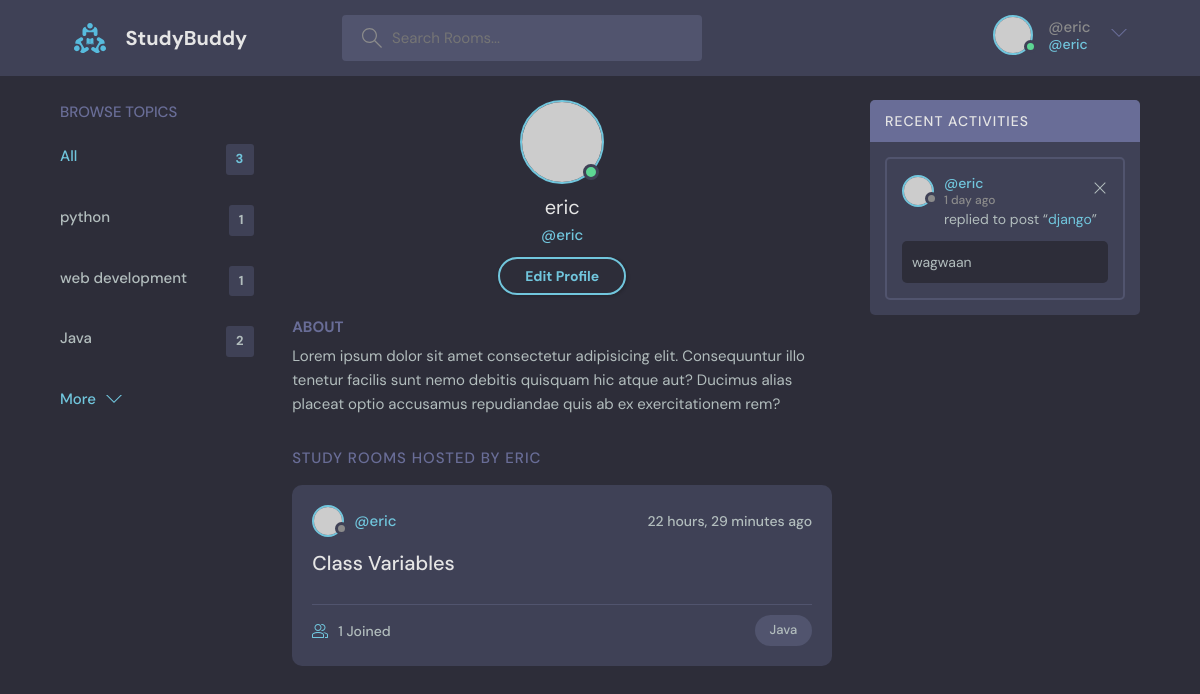
Screenshot of /profile/3 (signed in) with the database file from the repository.
### base/models.py (models this page shows, shortened)
class Topic(models.Model):
    name= models.CharField(max_length=200)

class Room(models.Model):
    host = models.ForeignKey(User, on_delete=models.SET_NULL, null=True)
    topic = models.ForeignKey(Topic, on_delete=models.SET_NULL, null=True)
    name = models.CharField(max_length=200)
    description = models.TextField(null=True, blank=True)
    participants = models.ManyToManyField(
        User, related_name='participants', blank=True)
    updated = models.DateTimeField(auto_now=True)
    created = models.DateTimeField(auto_now_add=True)
    class Meta:
        ordering = ['-updated', '-created']
    def __str__(self):
        return self.name

class Message(models.Model):
    user = models.ForeignKey(User, on_delete=models.CASCADE)
    room = models.ForeignKey(Room, on_delete=models.CASCADE)
    body = models.TextField()
    updated = models.DateTimeField(auto_now=True)
    created = models.DateTimeField(auto_now_add=True)
    class Meta:
        ordering = ['-updated', '-created']

### base/views.py (the view)
# urls.py: path('profile/<str:pk>', views.userProfile, name="user-profile"),
def userProfile(request, pk):
    user = User.objects.get(id=pk)
    rooms = user.room_set.all()
    room_messages = user.message_set.all()
    topics = Topic.objects.all()
    context = {'user':user, 'rooms':rooms, 'room_messages':room_messages, 'topics':topics}
    return render(request, 'base/profile.html', context)

### base/templates/base/profile.html
{% extends 'main.html'%}
{% block content %}
<main class="profile-page layout layout--3">
  <div class="container">
    {% include 'base/topics_component.html' %}
    <div class="roomList">
      <div class="profile">
        <div class="profile__avatar">
          <div class="avatar avatar--large active">
            <img src="https://randomuser.me/api/portraits/men/11.jpg" />
          </div>
        </div>
        <div class="profile__info">
          <h3>{{user.username}}</h3>
          <p>@{{user.username}}</p>
          <a href="edit-user.html" class="btn btn--main btn--pill">Edit Profile</a>
        </div>
        <div class="profile__about">
          <h3>About</h3>
          <p>
            Lorem ipsum dolor sit amet consectetur adipisicing elit. Consequuntur illo tenetur
            facilis sunt nemo debitis quisquam hic atque aut? Ducimus alias placeat optio
            accusamus repudiandae quis ab ex exercitationem rem?
          </p>
        </div>
      </div>
      <div class="roomList__header">
        <div>
          <h2>Study Rooms Hosted by {{user.username}} </a>
          </h2>
        </div>
      </div>
      {% include 'base/feed_component.html' %}
    </div>
    {% include 'base/activity_component.html' %}
  </div>
</main>
{% endblock content %}

### templates/navbar.html (shortened to what this page needs)
{% load static %}
<header class="header header--loggedIn">
    <div class="container">
        <a href="{% url 'home' %}" class="header__logo">
            <img src="{% static 'images/logo.svg' %}" />
            <h1>StudyBuddy</h1>
        </a>
        <form class="header__search" method="GET" action="{% url 'home' %}">
            <label>
                <input type="text" name="q" placeholder="Search Rooms..." />
            </label>
        </form>
        <nav class="header__menu">
            {% if request.user.is_authenticated %}
            <div class="header__user">
                <a href="profile.html">
                    <div class="avatar avatar--medium active">
                        <img src="https://randomuser.me/api/portraits/men/37.jpg" />
                    </div>
                    <p>@{{request.user.username}}<span>@{{request.user.username}}</span></p>
                </a>
                <button class="dropdown-button">
                    <svg version="1.1" xmlns="http://www.w3.org/2000/svg" width="32" height="32" viewBox="0 0 32 32">
                        <title>chevron-down</title>
                        <path d="M16 21l-13-13h-3l16 16 16-16h-3l-13 13z"></path>
                    </svg>
                </button>
            </div>
            {% else %}
            <a href="{% url 'login' %}">
                <img src="{% static 'images/avatar.svg' %}" />
                <p>Login</p>
            </a>
            {% endif %}
        </nav>
    </div>
</header>

### base/templates/base/topics_component.html
<div class="topics">
    <div class="topics__header">
        <h2>Browse Topics</h2>
    </div>
    <ul class="topics__list">
        <li>
            <a href="{% url 'home' %}" class="active">All <span>{{topics.count}}</span></a>
        </li>
        {% for topic in topics %}
        <li>
            <a href="{% url 'home' %}?q={{topic.name}}">{{topic.name}}<span>{{topic.room_set.all.count}}</span></a>
        </li>
        {% endfor %}
    </ul>
    <a class="btn btn--link" href="topics.html">
        More
        <svg version="1.1" xmlns="http://www.w3.org/2000/svg" width="32" height="32" viewBox="0 0 32 32">
            <title>chevron-down</title>
            <path d="M16 21l-13-13h-3l16 16 16-16h-3l-13 13z"></path>
        </svg>
    </a>
</div>

### base/templates/base/feed_component.html (shortened to what this page needs)
{% for room in rooms %}
<div class="roomListRoom">
    <div class="roomListRoom__header">
        <a href="{% url 'user-profile' room.host.id %}" class="roomListRoom__author">
            <div class="avatar avatar--small">
                <img src="https://randomuser.me/api/portraits/women/11.jpg" />
            </div>
            <span>@{{room.host.username}}</span>
        </a>
        <div class="roomListRoom__actions">
            <span>{{room.created|timesince}} ago</span>
        </div>
    </div>
    <div class="roomListRoom__content">
        <a href="{% url 'room' room.id %}">{{room.name}}</a>
    </div>
    <div class="roomListRoom__meta">
        <a href="room.html" class="roomListRoom__joined">
            {{room.participants.all.count}} Joined
        </a>
        <p class="roomListRoom__topic">{{room.topic.name}}</p>
    </div>
</div>
{% endfor%}

### base/templates/base/activity_component.html
<div class="activities">
    <div class="activities__header">
        <h2>Recent Activities</h2>
    </div>
    {% for message in room_messages %}
    <div class="activities__box">
        <div class="activities__boxHeader roomListRoom__header">
            <a href="{% url 'user-profile' message.user.id %}" class="roomListRoom__author">
                <div class="avatar avatar--small">
                    <img src="https://randomuser.me/api/portraits/women/11.jpg" />
                </div>
                <p>
                    @{{message.user}}
                    <span>{{message.created|timesince}} ago</span>
                </p>
            </a>
            {% if request.user == message.user %}
            <div class="roomListRoom__actions">
                <a href="{% url 'delete-message' message.id %}">
                    <svg version="1.1" xmlns="http://www.w3.org/2000/svg" width="32" height="32" viewBox="0 0 32 32">
                        <title>remove</title>
                        <path
                            d="M27.314 6.019l-1.333-1.333-9.98 9.981-9.981-9.981-1.333 1.333 9.981 9.981-9.981 9.98 1.333 1.333 9.981-9.98 9.98 9.98 1.333-1.333-9.98-9.98 9.98-9.981z">
                        </path>
                    </svg>
                </a>
            </div>
            {% endif %}
        </div>
        <div class="activities__boxContent">
            <p>replied to post “<a href="{% url 'room' message.room.id %}">{{message.room}}</a>”</p>
            <div class="activities__boxRoomContent">
                {{message.body}}
            </div>
        </div>
    </div>
    {% endfor %}
</div>

### rows the page displays
Topic: name "python", room_set.all.count "1"
Topic: name "web development", room_set.all.count "1"
Topic: name "Java", room_set.all.count "2"
Room: host.username "eric", created "22 hours, 29 minutes", name "Class Variables", participants.all.count "1", topic.name "Java"
Message: user "eric", created "1 day", room "django", body "wagwaan"

### other values shown
{{ request.user.username }} "eric"
{{ topics.count }} "3"
{{ user.username }} "eric"
{{ user.username }} "ERIC"
